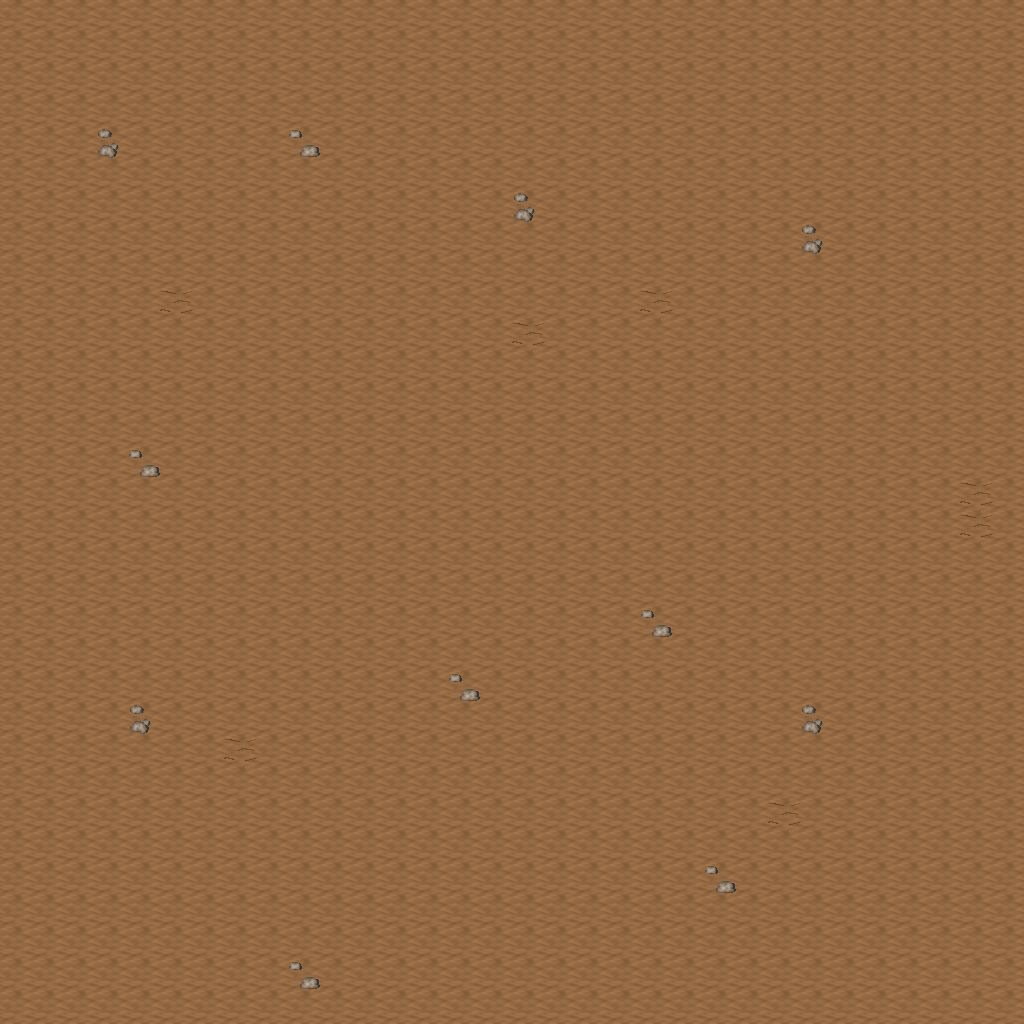

Rendered tile map (Tiled .tmx) drawn with the repository's tilesets; below, a short description and the map source with its tile grids summarised:
An orthogonal 32x32 tile map with 32x32 px tiles, 5 tile layers (Ground, Objects, Objects2, Above, ...), 1 hidden layer not drawn, 29 tilesets.

<map version="1.10" tiledversion="1.11.0" orientation="orthogonal" renderorder="right-down" width="32" height="32" tilewidth="32" tileheight="32" infinite="0" nextlayerid="11" nextobjectid="1">
 <tileset firstgid="1" name="ground_ground" tilewidth="32" tileheight="32" tilecount="33" columns="3">
  <image source="../drawable/ground_ground.png" width="96" height="352" />
 </tileset>
 <tileset firstgid="34" name="ground_ridge_earth_dark" tilewidth="32" tileheight="32" tilecount="96" columns="12">
  <image source="../drawable/ground_ridge_earth_dark.png" width="384" height="256" />
 </tileset>
 <tileset firstgid="130" name="ground_rock_pebbles" tilewidth="32" tileheight="32" tilecount="3" columns="1">
  <image source="../drawable/ground_rock_pebbles.png" width="32" height="96" />
 </tileset>
 <tileset firstgid="133" name="ground_ladder_steps" tilewidth="32" tileheight="32" tilecount="6" columns="3">
  <image source="../drawable/ground_ladder_steps.png" width="96" height="64" />
 </tileset>
 <tileset firstgid="139" name="ground_grass_edges" tilewidth="32" tileheight="32" tilecount="36" columns="12">
  <image source="../drawable/ground_grass_edges.png" width="384" height="96" />
 </tileset>
 <tileset firstgid="175" name="ground_grass_corners" tilewidth="32" tileheight="32" tilecount="24" columns="6">
  <image source="../drawable/ground_grass_corners.png" width="192" height="128" />
 </tileset>
 <tileset firstgid="199" name="ground_earth_edges" tilewidth="32" tileheight="32" tilecount="18" columns="6">
  <image source="../drawable/ground_earth_edges.png" width="192" height="96" />
 </tileset>
 <tileset firstgid="217" name="plant_flower_daisy_white" tilewidth="32" tileheight="32" tilecount="8" columns="2">
  <image source="../drawable/plant_flower_daisy_white.png" width="64" height="128" />
 </tileset>
 <tileset firstgid="225" name="item_corpse_huge_animal" tilewidth="32" tileheight="32" tilecount="16" columns="2">
  <image source="../drawable/item_corpse_huge_animal.png" width="64" height="256" />
 </tileset>
 <tileset firstgid="241" name="plant_grasses" tilewidth="32" tileheight="32" tilecount="6" columns="3">
  <image source="../drawable/plant_grasses.png" width="96" height="64" />
 </tileset>
 <tileset firstgid="247" name="plant_flower_daisy_blue" tilewidth="32" tileheight="32" tilecount="8" columns="2">
  <image source="../drawable/plant_flower_daisy_blue.png" width="64" height="128" />
 </tileset>
 <tileset firstgid="255" name="plant_flower_daisy_yellow" tilewidth="32" tileheight="32" tilecount="8" columns="2">
  <image source="../drawable/plant_flower_daisy_yellow.png" width="64" height="128" />
 </tileset>
 <tileset firstgid="263" name="plant_flower_daisy_red" tilewidth="32" tileheight="32" tilecount="8" columns="2">
  <image source="../drawable/plant_flower_daisy_red.png" width="64" height="128" />
 </tileset>
 <tileset firstgid="271" name="plant_bush_bushes" tilewidth="32" tileheight="32" tilecount="10" columns="5">
  <image source="../drawable/plant_bush_bushes.png" width="160" height="64" />
 </tileset>
 <tileset firstgid="281" name="plant_stump_stump_brown" tilewidth="32" tileheight="32" tilecount="4" columns="2">
  <image source="../drawable/plant_stump_stump_brown.png" width="64" height="64" />
 </tileset>
 <tileset firstgid="285" name="logic_creature_orc" tilewidth="32" tileheight="32" tilecount="6" columns="6">
  <image source="../drawable/logic_creature_orc.png" width="192" height="32" />
 </tileset>
 <tileset firstgid="291" name="logic_creature_gnome" tilewidth="32" tileheight="32" tilecount="6" columns="6">
  <image source="../drawable/logic_creature_gnome.png" width="192" height="32" />
 </tileset>
 <tileset firstgid="297" name="logic_portal" tilewidth="32" tileheight="32" tilecount="24" columns="8">
  <image source="../drawable/logic_portal.png" width="256" height="96" />
 </tileset>
 <tileset firstgid="321" name="logic_creature_animal" tilewidth="32" tileheight="32" tilecount="32" columns="8">
  <image source="../drawable/logic_creature_animal.png" width="256" height="128" />
 </tileset>
 <tileset firstgid="353" name="logic_collision" tilewidth="32" tileheight="32" tilecount="1" columns="1">
  <image source="../drawable/logic_collision.png" width="32" height="32" />
 </tileset>
 <tileset firstgid="354" name="plant_tree_dead_tree_5" tilewidth="32" tileheight="32" tilecount="20" columns="4">
  <image source="../drawable/plant_tree_dead_tree_5.png" width="128" height="160" />
 </tileset>
 <tileset firstgid="374" name="plant_tree_dead_tree_6" tilewidth="32" tileheight="32" tilecount="20" columns="4">
  <image source="../drawable/plant_tree_dead_tree_6.png" width="128" height="160" />
 </tileset>
 <tileset firstgid="394" name="plant_tree_dead_tree_7" tilewidth="32" tileheight="32" tilecount="20" columns="4">
  <image source="../drawable/plant_tree_dead_tree_7.png" width="128" height="160" />
 </tileset>
 <tileset firstgid="414" name="plant_bush_large_dead" tilewidth="32" tileheight="32" tilecount="2" columns="1">
  <image source="../drawable/plant_bush_large_dead.png" width="32" height="64" />
 </tileset>
 <tileset firstgid="416" name="plant_bush_large_wide_dead" tilewidth="32" tileheight="32" tilecount="4" columns="2">
  <image source="../drawable/plant_bush_large_wide_dead.png" width="64" height="64" />
 </tileset>
 <tileset firstgid="420" name="plant_grasses_wildland" tilewidth="32" tileheight="32" tilecount="4" columns="4">
  <image source="../drawable/plant_grasses_wildland.png" width="128" height="32" />
 </tileset>
 <tileset firstgid="424" name="object_skullsonspikes_l" tilewidth="32" tileheight="32" tilecount="12" columns="4">
  <image source="../drawable/object_skullsonspikes_l.png" width="128" height="96" />
 </tileset>
 <tileset firstgid="436" name="object_skullsonspikes_r" tilewidth="32" tileheight="32" tilecount="12" columns="4">
  <image source="../drawable/object_skullsonspikes_r.png" width="128" height="96" />
 </tileset>
 <tileset firstgid="448" name="logic_item_herb" tilewidth="32" tileheight="32" tilecount="5" columns="5">
  <image source="../drawable/logic_item_herb.png" width="160" height="32" />
 </tileset>
 <layer id="1" name="Ground" width="32" height="32">
  <data>[1024 cells, 1024 non-empty, 1 distinct tile ids]</data>
 </layer>
 <layer id="2" name="Objects" width="32" height="32">
  <data>[1024 cells, 0 non-empty, 0 distinct tile ids]</data>
 </layer>
 <layer id="3" name="Objects2" width="32" height="32">
  <data>[1024 cells, 18 non-empty, 3 distinct tile ids]</data>
 </layer>
 <layer id="4" name="Above" width="32" height="32">
  <data>[1024 cells, 0 non-empty, 0 distinct tile ids]</data>
 </layer>
 <layer id="5" name="Above2" width="32" height="32">
  <data>[1024 cells, 0 non-empty, 0 distinct tile ids]</data>
 </layer>
 <layer id="6" name="Walkable" width="32" height="32" visible="0">
  <data>[1024 cells, 0 non-empty, 0 distinct tile ids]</data>
 </layer>
 <objectgroup id="7" name="Mapevents" />
 <objectgroup id="8" name="Spawn" />
 <objectgroup id="9" name="Keys" />
 <objectgroup id="10" name="Replace" />
</map>
